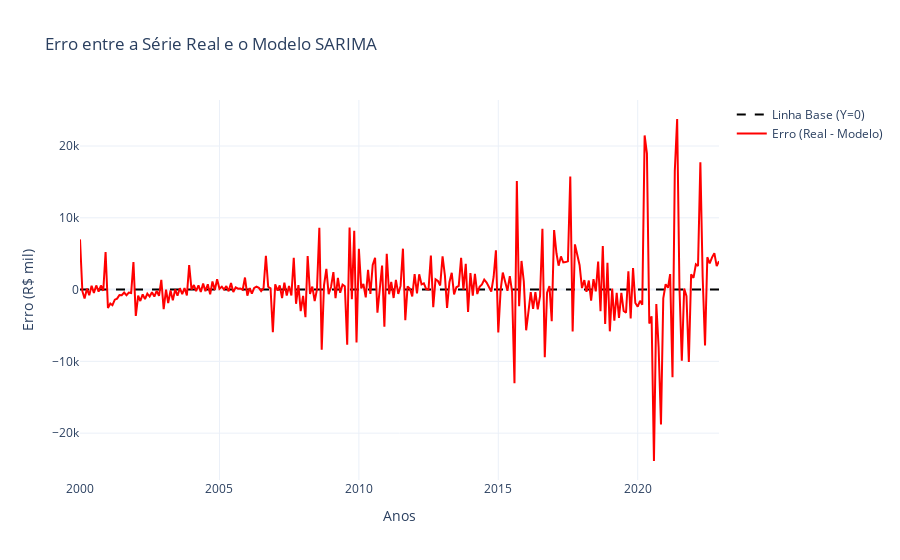

Source (notebook cell):
### Code cell
import plotly.graph_objects as go
import plotly.io as pio

# Configurando para exibir no VS Code e no navegador
pio.renderers.default = "vscode"  # Para exibição no VS Code
# pio.renderers.default = "browser"  # Se quiser apenas no navegador

# Calculando a diferença entre a série real e o modelo ajustado
df_sarima['erro'] = df_sarima['Valor'] - df_sarima['fitted']

# Criando a figura
fig = go.Figure()

# Adicionando a linha fixa no Y = 0
fig.add_trace(go.Scatter(
    x=df_sarima.index,
    y=[0] * len(df_sarima),  # Linha fixa no zero
    mode='lines',
    name='Linha Base (Y=0)',
    line=dict(color='black', dash='dash')
))

# Adicionando a série de erros (diferença entre real e ajustado)
fig.add_trace(go.Scatter(
    x=df_sarima.index,
    y=df_sarima['erro'],
    mode='lines',
    name='Erro (Real - Modelo)',
    line=dict(color='red')
))

# Configurando o layout
fig.update_layout(
    title='Erro entre a Série Real e o Modelo SARIMA',
    xaxis_title='Anos',
    yaxis_title='Erro (R$ mil)',
    template='plotly_white',
    hovermode='x',
)

# Exibir gráfico no VS Code
fig.show()

# Exibir gráfico no navegador
pio.renderers.default = "browser"
fig.show()

### Figure 1 — Plotly figure (JSON) as saved in the notebook; plotly's stock layout.template omitted (floating-point values rounded to 4 significant figures; data arrays with more than 128 entries replaced by an {"elided": "..."} marker saying what was removed)
{"data": [{"line": {"color": "black", "dash": "dash"}, "mode": "lines", "name": "Linha Base (Y=0)", "type": "scatter", "x": {"elided": "276 str values"}, "y": {"elided": "276 int values"}}, {"line": {"color": "red"}, "mode": "lines", "name": "Erro (Real - Modelo)", "type": "scatter", "x": {"elided": "276 str values"}, "y": {"elided": "276 float values"}}], "layout": {"hovermode": "x", "title": {"text": "Erro entre a Série Real e o Modelo SARIMA"}, "xaxis": {"title": {"text": "Anos"}}, "yaxis": {"title": {"text": "Erro (R$ mil)"}}}}
